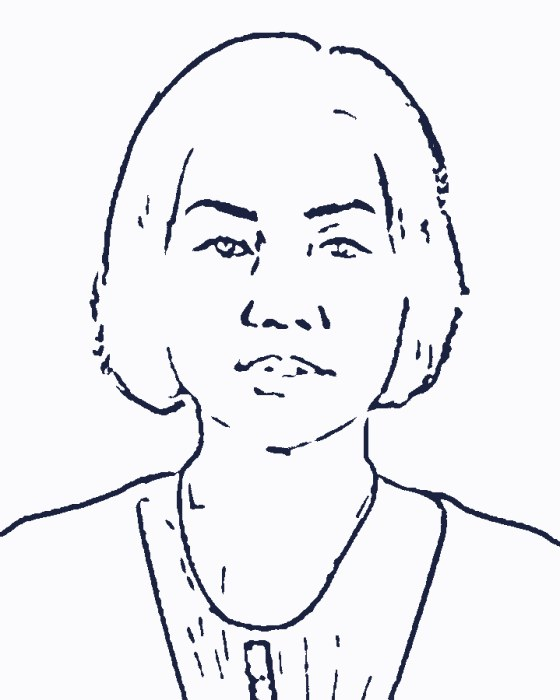
#> input picture assets/img/bagsh-ink/01-bolormaa.jpg, 560 x 700 px
$ python -i ink.py   (imports and definitions only)
#> lines starting #> are read from the running program, lines starting #| are printed output that depends on the picture; after the words box and inside, x2 and y2 are one past the last pixel; in counts of white or black regions, pixels touching at a corner belong together
"""Photograph -> pen drawing.

A local-mean threshold traces edges, so dark hair becomes hatching rather than a
solid mass. Two things keep 23 very different sources consistent: the face is
located first so the vignette sits on it, and the threshold is auto-tuned per
photograph to land on the same ink density. Nothing is invented — every line
comes from the photograph the students supplied."""
import cv2, numpy as np

WORK_H = 900

def prep(bgr, clahe=2.0):
    g = bgr if bgr.ndim == 2 else cv2.cvtColor(bgr, cv2.COLOR_BGR2GRAY)
    h, w = g.shape
    s = WORK_H / h
    g = cv2.resize(g, (max(1, int(round(w*s))), WORK_H),
                   interpolation=cv2.INTER_CUBIC if s > 1 else cv2.INTER_AREA)
    if clahe:
        g = cv2.createCLAHE(clipLimit=clahe, tileGridSize=(8, 8)).apply(g)
    g = cv2.bilateralFilter(g, 9, 60, 60)
    g = cv2.bilateralFilter(g, 9, 60, 60)
    return cv2.medianBlur(g, 3)

def find_face(g):
    """Every source is already cropped to a 4:5 headshot, so the head sits in a
    predictable place; no detector needed."""
    h, w = g.shape
    return w/2, h*0.40, min(w, h)*0.55

def despeckle(binary, min_frac=9e-5):
    ink = (binary == 0).astype(np.uint8)
    n, lab, stats, _ = cv2.connectedComponentsWithStats(ink, connectivity=8)
    min_px = max(12, int(min_frac * binary.size))
    keep = np.array([False] + [stats[i, cv2.CC_STAT_AREA] >= min_px for i in range(1, n)])
    return np.where(keep[lab], 0, 255).astype(np.uint8)

def vignette(binary, cx, cy, fs):
    h, w = binary.shape
    rx, ry = fs * 1.45, fs * 1.75
    yy, xx = np.mgrid[0:h, 0:w]
    r = np.sqrt(((xx - cx)/rx)**2 + ((yy - cy)/ry)**2)
    keep = np.clip((1.30 - r) / 0.50, 0, 1)
    f = binary.astype(np.float32)/255
    return np.clip(1 - (1 - f) * keep, 0, 1)

def _ink_ratio(binary, cx, cy, fs):
    h, w = binary.shape
    x0, x1 = int(max(0, cx-fs*0.6)), int(min(w, cx+fs*0.6))
    y0, y1 = int(max(0, cy-fs*0.7)), int(min(h, cy+fs*0.7))
    box = binary[y0:y1, x0:x1]
    return float((box == 0).mean()) if box.size else 0.0

def draw(bgr, block=23, target=0.085, clahe=2.0, min_frac=9e-5, C=None):
    """target = share of the face box that should be ink. Auto-solves for C."""
    g = prep(bgr, clahe=clahe)
    cx, cy, fs = find_face(g)

    def binarise(c):
        return cv2.adaptiveThreshold(g, 255, cv2.ADAPTIVE_THRESH_GAUSSIAN_C,
                                     cv2.THRESH_BINARY, block, c)
    if C is None:
        lo, hi = 1.0, 24.0            # higher C -> less ink
        for _ in range(14):
            mid = (lo + hi) / 2
            if _ink_ratio(binarise(mid), cx, cy, fs) > target:
                lo = mid
            else:
                hi = mid
        C = (lo + hi) / 2
    b = binarise(C)
    b = despeckle(b, min_frac)
    return vignette(b, cx, cy, fs), C, (cx, cy, fs)

>>> import cv2
>>> picture = cv2.imread('../assets/img/bagsh-ink/01-bolormaa.jpg')
#> picture is the input picture: shape (700, 560, 3); mean B, G, R 242.4, 239.1, 238.8
>>> result = draw(picture)
#> in prep, `g = cv2.resize(g, (max(1, int(round(w*s))), WORK_H), interpolation=cv2..`:
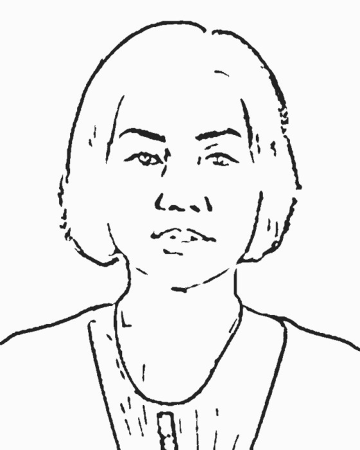
#> g: shape (900, 720) (shown at 1/2 size); min 0, max 255, mean 239.1
#> in draw, `cx, cy, fs = find_face(g)`: cx = 360; fs = 396
#> the loop in draw, `for _ in range(14):` made 14 passes
#> (mid, hi) on passes 2 to 9: (6.75, 6.75), (3.88, 3.88), (2.44, 2.44), (1.72, 1.72), (1.36, 1.36), (1.18, 1.18), (1.09, 1.09), (1.04, 1.04)
#> pass 1, in _ink_ratio, `box = binary[y0:y1, x0:x1]`:
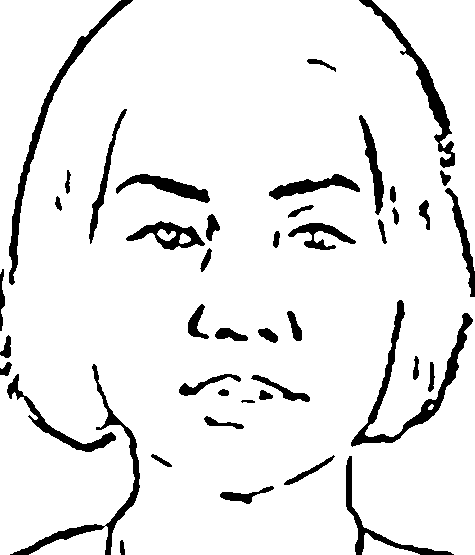
#> box: shape (555, 475); 91.9% white; 44 black regions, largest, box (x1, y1, x2, y2) and area: (351, 300, 473, 447) 2483, (9, 0, 133, 285) 2210, (10, 364, 140, 555) 1894
#> pass 2, in _ink_ratio (call 2), `box = binary[y0:y1, x0:x1]`:
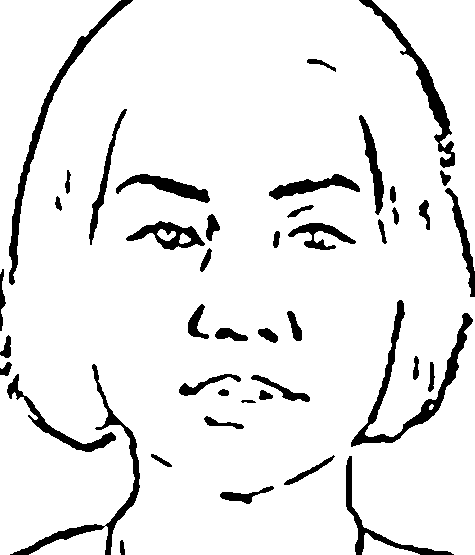
#> box: shape (555, 475); 91.8% white; 44 black regions, largest, box (x1, y1, x2, y2) and area: (351, 300, 473, 447) 2495, (9, 0, 133, 285) 2216, (10, 364, 140, 555) 1907
#> in draw, `C = (lo + hi) / 2`: C = 1
#> in binarise (call 15), `return cv2.adaptiveThreshold(g, 255, cv2.ADAPTIVE_THRESH_GAUSSIAN_C, c..`:
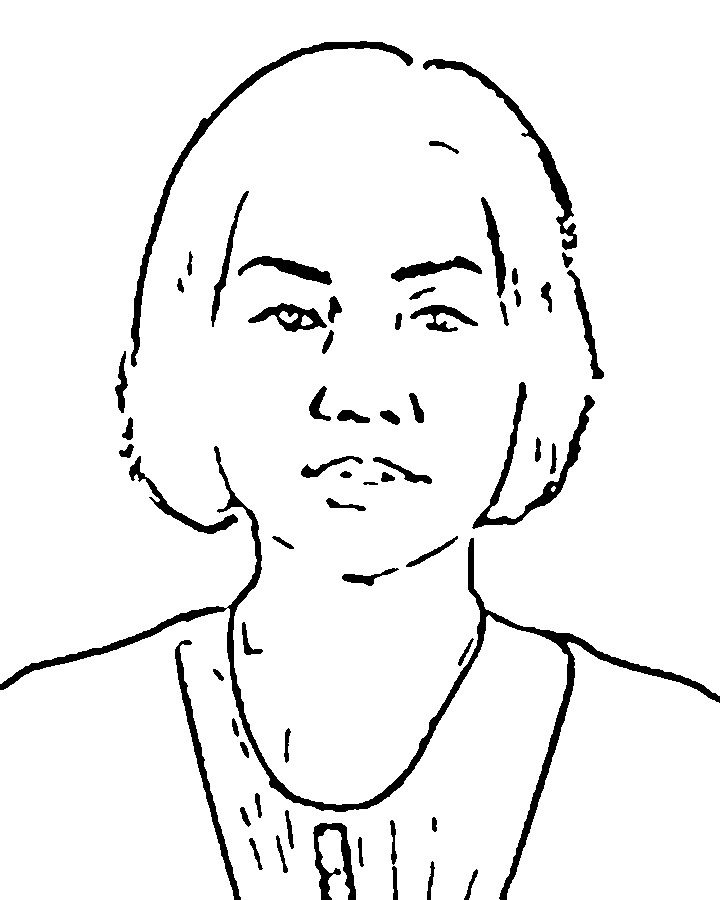
#> returned value: shape (900, 720); 94.4% white; 61 black regions, largest, box (x1, y1, x2, y2) and area: (0, 446, 720, 900) 10272, (131, 41, 413, 367) 3499, (472, 382, 595, 529) 2506
#> in despeckle, `n, lab, stats, _ = cv2.connectedComponentsWithStats(ink, connectivity=8)`:
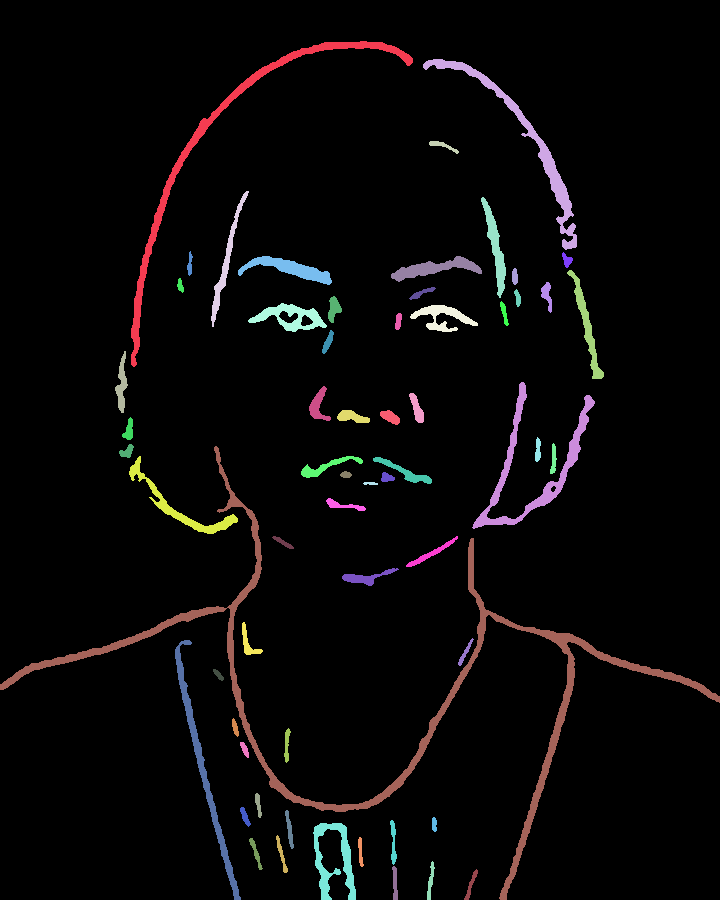
#> lab: shape (900, 720) int32; 62 distinct labels, from 0 to 61; one colour per label, 0 black
#> in despeckle, `n, lab, stats, _ = cv2.connectedComponentsWithStats(ink, connectivity=8)`: n = 62; stats = 62 rows, first 6: [0, 0, 720, 900, 611978], [131, 41, 282, 326, 3499], [423, 59, 154, 191, 2352], [429, 141, 30, 13, 124], [211, 191, 38, 136, 741], [481, 197, 25, 101, 820]
#> in vignette, `rx, ry = fs * 1.45, fs * 1.75`: rx = 574.2; ry = 693
#> in vignette, `r = np.sqrt(((xx - cx)/rx)**2 + ((yy - cy)/ry)**2)`:
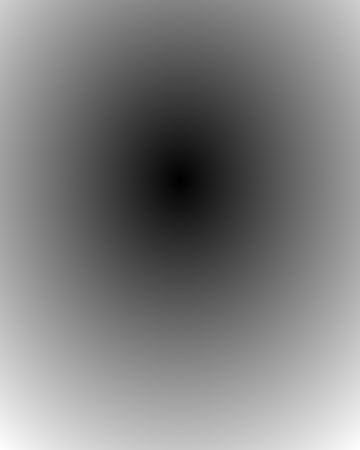
#> r: shape (900, 720) float64 (shown at 1/2 size); min 0, max 0.999, mean 0.5
#> in vignette, `keep = np.clip((1.30 - r) / 0.50, 0, 1)`:
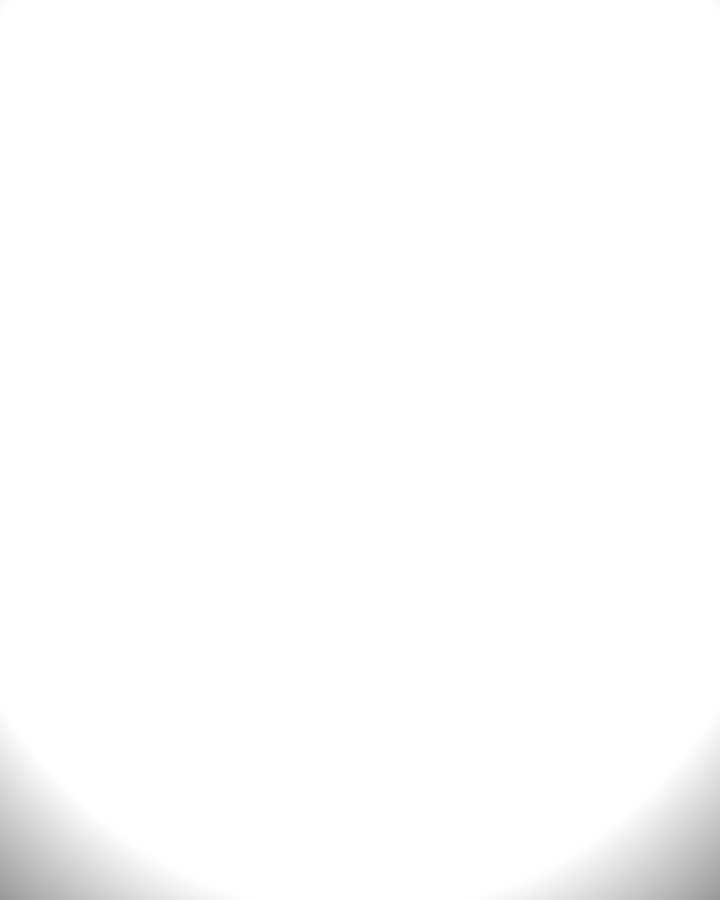
#> keep: shape (900, 720) float64; min 0.602, max 1, mean 0.993

$ run again, on assets/img/bagsh-ink/02-naranmandakh.jpg
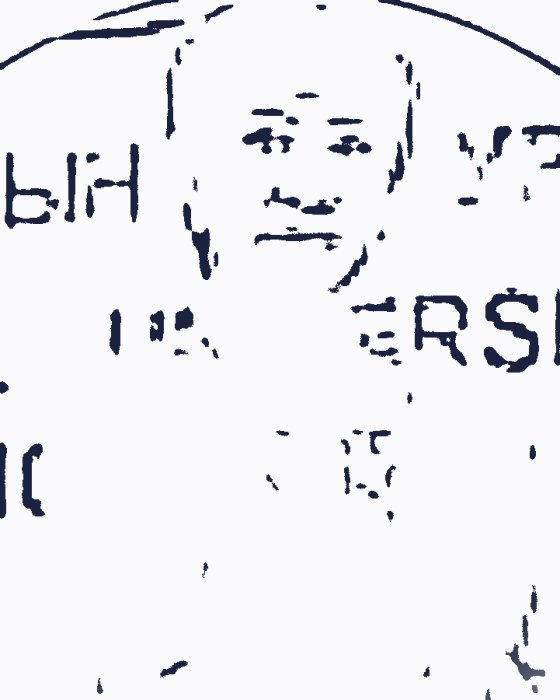
#> input picture assets/img/bagsh-ink/02-naranmandakh.jpg, 560 x 700 px
#> picture is the input picture: shape (700, 560, 3); mean B, G, R 242.2, 238.8, 238.5
#> cx = 360; fs = 396
#> the loop in draw, `for _ in range(14):` made 14 passes
#> (mid, hi) on passes 2 to 9: (6.75, 6.75), (3.88, 3.88), (2.44, 2.44), (1.72, 1.72), (1.36, 1.36), (1.18, 1.18), (1.09, 1.09), (1.04, 1.04)
#> pass 1, in _ink_ratio, `box = binary[y0:y1, x0:x1]`:
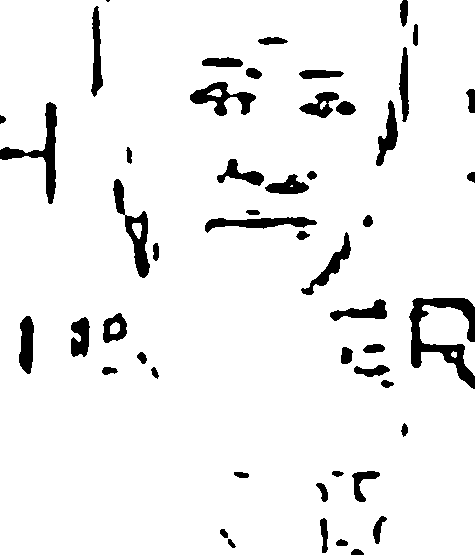
#> box: shape (555, 475); 93.6% white; 51 black regions (1 under 20 px), largest, box (x1, y1, x2, y2) and area: (409, 298, 475, 389) 2227, (0, 102, 57, 204) 1308, (113, 179, 150, 278) 1143
#> C = 1
#> ink: shape (900, 720); values 0 (black) and 1 (white), 5.6% white; 82 white regions, largest, box (x1, y1, x2, y2) and area: (622, 370, 693, 479) 3267, (531, 380, 601, 471) 2370, (0, 25, 237, 90) 2327
#> in despeckle, `n, lab, stats, _ = cv2.connectedComponentsWithStats(ink, connectivity=8)`:
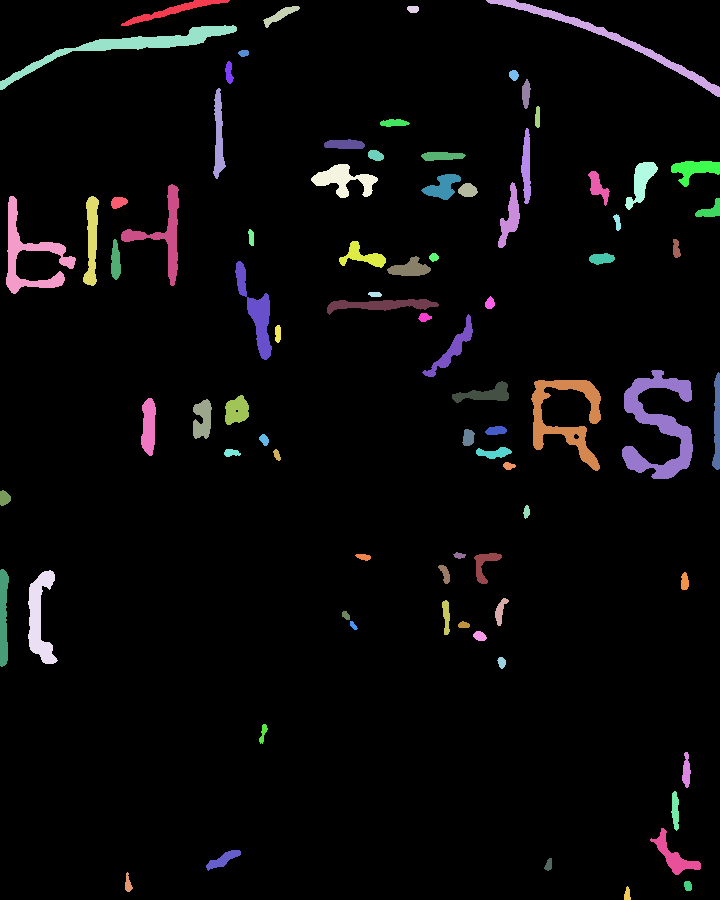
#> lab: shape (900, 720) int32; 83 distinct labels, from 0 to 82; one colour per label, 0 black
#> n = 83; stats = 83 rows, first 6: [0, 0, 720, 900, 611614], [121, 0, 109, 26, 642], [486, 0, 234, 97, 1811], [263, 6, 37, 22, 271], [407, 6, 12, 7, 73], [0, 25, 237, 65, 2327]
#> rx = 574.2; ry = 693

$ run again, on assets/img/bagsh-ink/03-rentsenmyadag.jpg
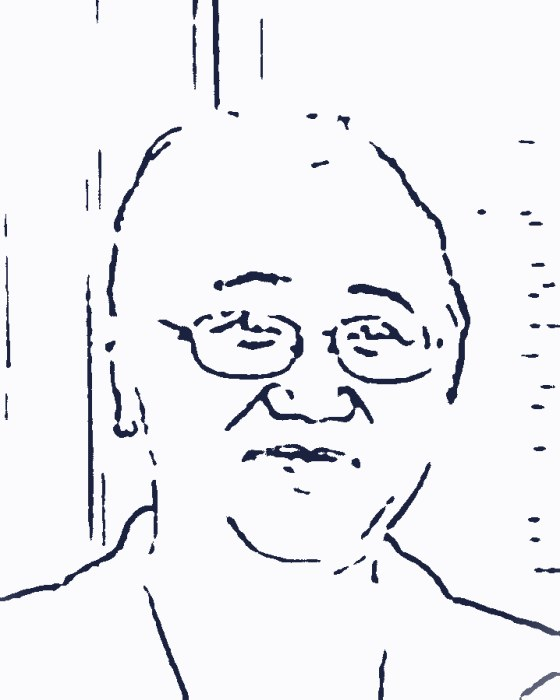
#> input picture assets/img/bagsh-ink/03-rentsenmyadag.jpg, 560 x 700 px
#> picture is the input picture: shape (700, 560, 3); mean B, G, R 243.1, 239.9, 239.6
#> cx = 360; fs = 396
#> the loop in draw, `for _ in range(14):` made 14 passes
#> (mid, hi) on passes 2 to 9: (6.75, 6.75), (3.88, 3.88), (2.44, 2.44), (1.72, 1.72), (1.36, 1.36), (1.18, 1.18), (1.09, 1.09), (1.04, 1.04)
#> pass 1, in _ink_ratio, `box = binary[y0:y1, x0:x1]`:
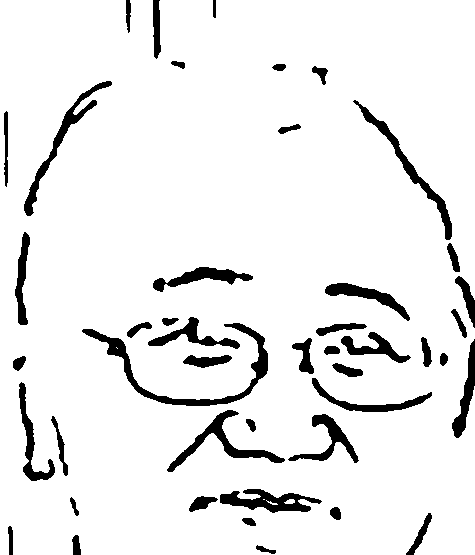
#> box: shape (555, 475); 92.3% white; 45 black regions, largest, box (x1, y1, x2, y2) and area: (82, 323, 268, 406) 2117, (167, 410, 285, 472) 1291, (24, 81, 112, 216) 1267
#> C = 1
#> ink: shape (900, 720); values 0 (black) and 1 (white), 5.2% white; 78 white regions, largest, box (x1, y1, x2, y2) and area: (0, 617, 203, 773) 2136, (204, 405, 390, 488) 2128, (493, 685, 720, 818) 2010
#> in despeckle, `n, lab, stats, _ = cv2.connectedComponentsWithStats(ink, connectivity=8)`:
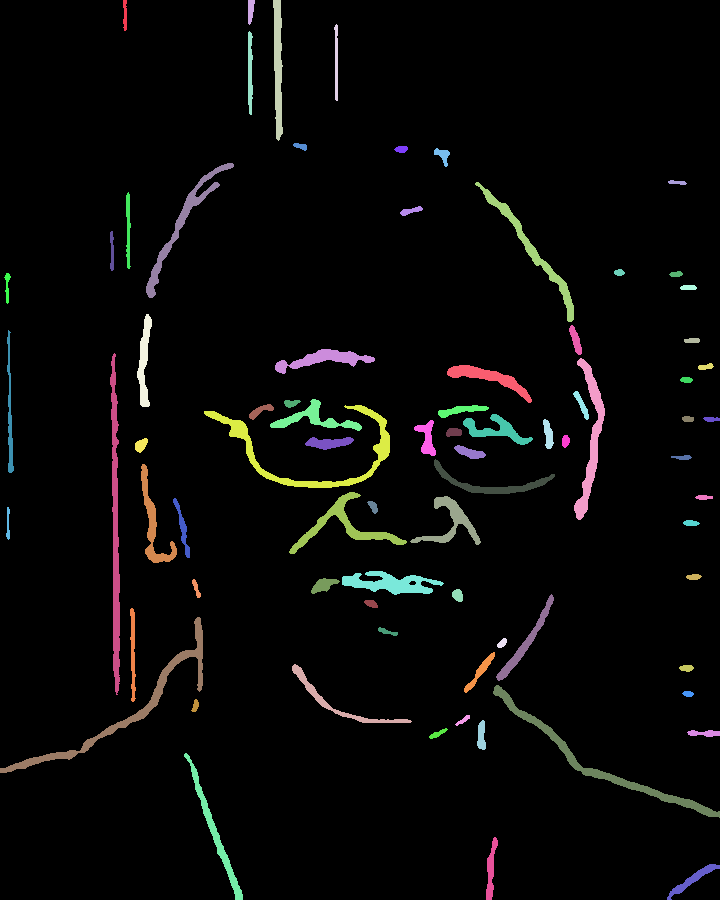
#> lab: shape (900, 720) int32; 79 distinct labels, from 0 to 78; one colour per label, 0 black
#> n = 79; stats = 79 rows, first 6: [0, 0, 720, 900, 614259], [123, 0, 4, 31, 103], [248, 0, 7, 25, 129], [273, 0, 10, 141, 981], [334, 24, 4, 77, 229], [248, 31, 5, 84, 337]
#> rx = 574.2; ry = 693
